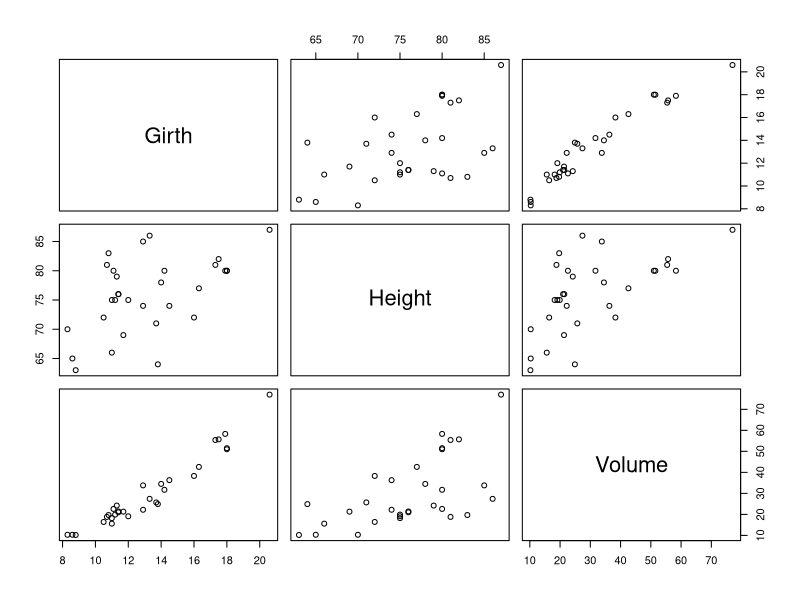

Write R code to recreate this figure.
#Primeiro exercicio de Biologia Quantitativa
#O simbolo jogo da velha e usado para indicar linha de comentario
#se houver o simbolo jogo da velha a linha e ignorada pelo R
#O R tem um conjunto de dados exemplo chamado trees
#Vamos visualizar:
View(trees)
#Mais um comentário
#Agora vamos buscar os dados sumarizados
summary(trees)
#Exercicio para os alunos:
#use o comando plot do R para visualizar os dados deste conjunto de dados
#use os comandos de media e variancia para obter a media e variancia da
#altura, volume e diametro das 30 arvores
#grave o script com um novo nome e extensao .R
#sincronize com o seu repositorio no github e faca um pull request para 
#o repositorio mestre
#edite o documento do teams fazendo o seu passo a passo
plot(trees)
apply(trees,2,mean) #Calcula a média do conjunto 1 para linhas 2 para colunas
apply(trees,2,var)  #Calcula a variância do conjunto 1 para linhas 2 para colunas

